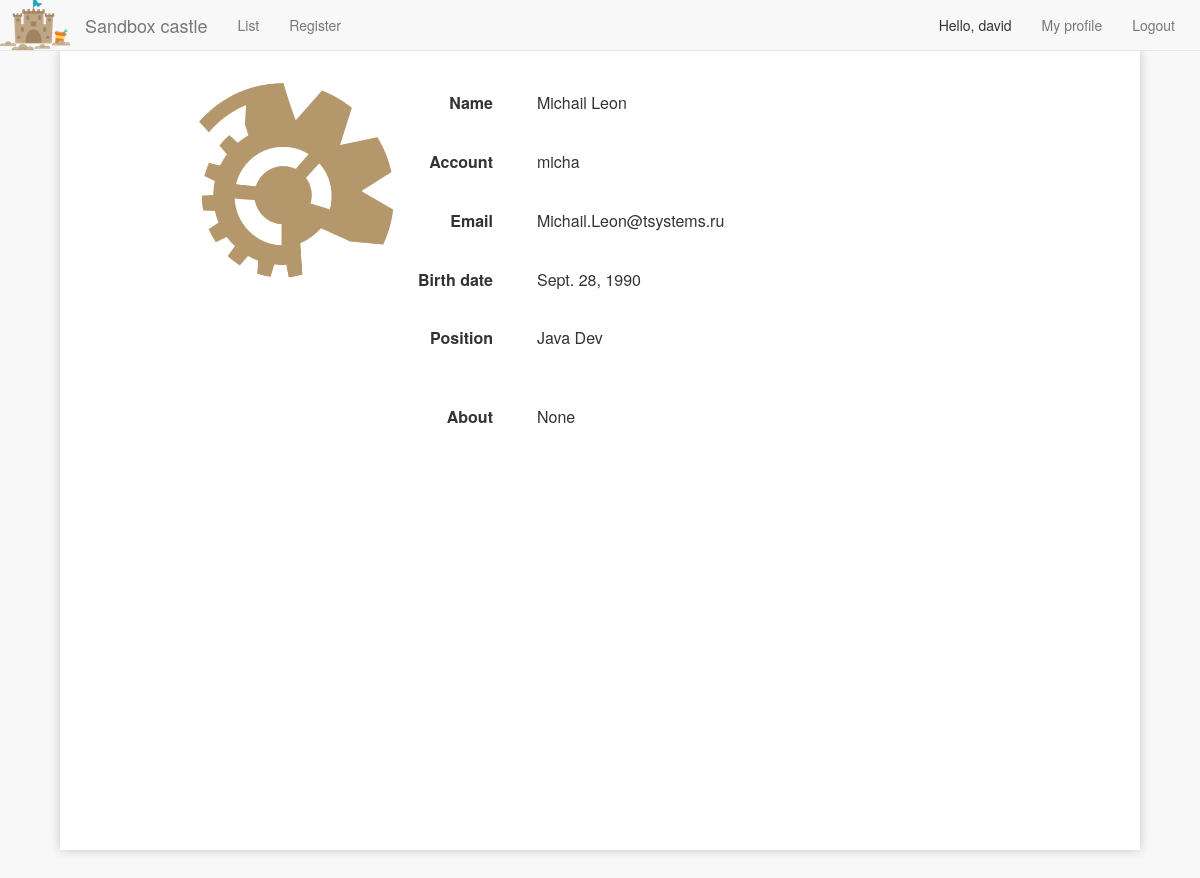
/user/micha/ (signed in), run on an earlier commit of the app's database.
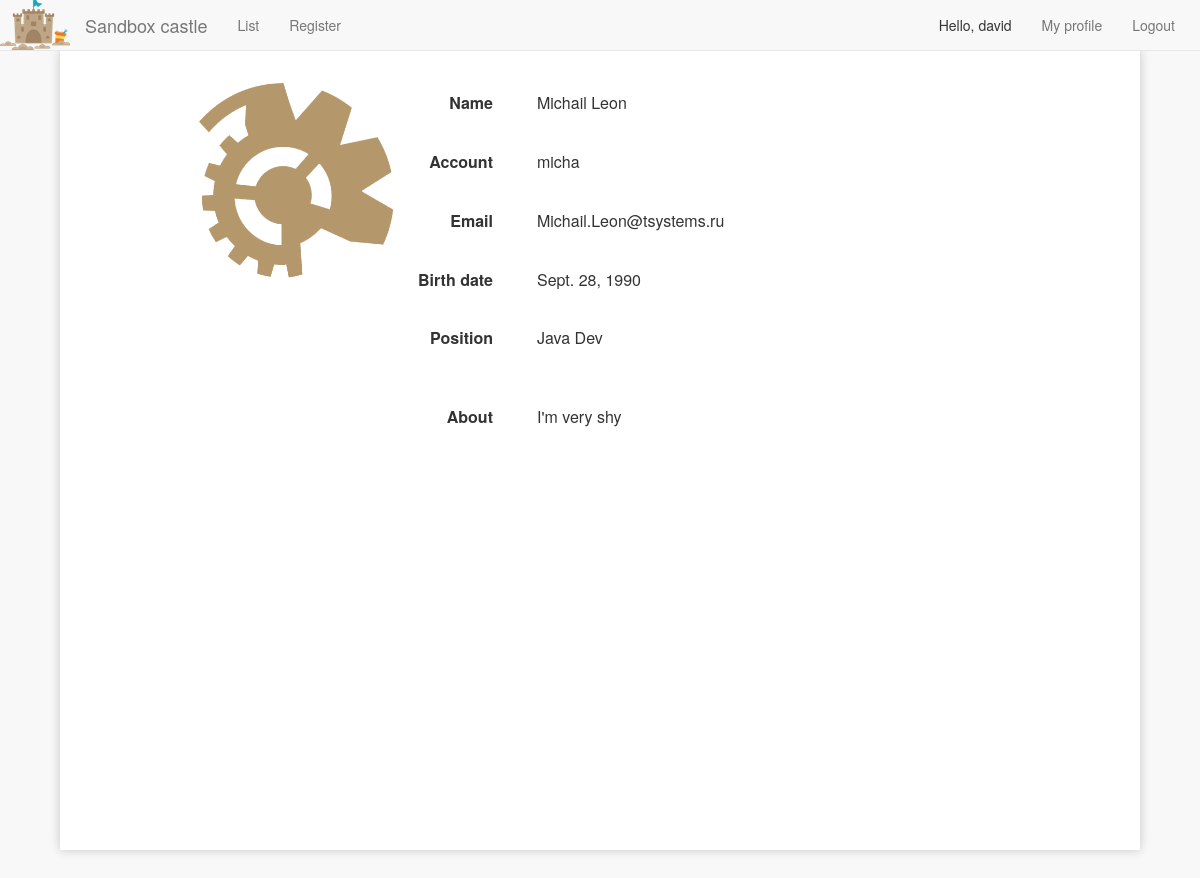
And on a later commit of the database.
### bug/models.py (models this page shows, shortened)
class Person(models.Model):
    account = models.CharField(max_length=30, primary_key=True)
    first_name = models.CharField(max_length=20, null=True)
    last_name = models.CharField(max_length=20, null=True)
    birthDate = models.DateField(null=True)
    email = models.CharField(max_length=40, null=True)
    sex = models.CharField(max_length=6)
    position = models.ForeignKey(Position, db_column="position", null=True)
    about = models.CharField(max_length=400, null=True)
    class Meta:
        db_table = 'person'

class Position(models.Model):
    position = models.CharField(max_length=40, primary_key=True)
    class Meta:
        db_table = 'position'
    def __unicode__(self):
        return self.position

### bug/views.py (the view, shortened to what this page needs)
# urls.py: url(r'^user/(?P<account>[a-zA-Z]+)/$', views.profile, name='profile'),
@login_required
def profile(request, account):
    if request.method == 'GET':
        positions = [row.position for row in Position.objects.all()]
        person = Person.objects.get(account=account)
        template = loader.get_template('profile.html')
        context = RequestContext(request, {
            'person': person,
            'current_profile': account,
            'positions': positions
        })
        return HttpResponse(template.render(context), content_type="text/html")

### bug/templates/profile.html (shortened to what this page needs)
{% load staticfiles %}
<html>
<head>
    <link rel="stylesheet" type="text/css" href="{% static "bower_components/bootstrap-datepicker/css/datepicker.css" %}">
    <link rel="stylesheet" type="text/css" href="{% static "bower_components/bootstrap/dist/css/bootstrap.css" %}">
    <link rel="stylesheet" type="text/css" href="{% static "js/style.css" %}">
</head>
<body>
{% include "navbar.html" with profile_page="true" current_profile=current_profile %}
<div class="container outer-big">
    <div class="container inner-big">
        <div class="col-md-2">
            <div class="row">
                <img src="{% static "img/profile.png" %}" alt="account image" style="width: 200px; height: 200px; -webkit-filter: hue-rotate(5deg) saturate(0.4);"/>
            </div>
        </div>
        <div class="col-md-10">
            <form id="edit_form">
            <dl id="user_data" class="dl-horizontal">
                <dt>Name</dt>
                <dd>
                    <span id="_firstname">{{ person.first_name }}</span> <span id="_lastname">{{ person.last_name }}</span>
                </dd>
                <dt>Account</dt>
                <dd>
                    <span id="_account">{{ person.account }}</span>
                </dd>
                <dt>Email</dt>
                <dd>
                    <span id="_email">{{ person.email }}</span>
                </dd>
                <dt>Birth date</dt>
                <dd>
                    <span id="_bday">{{ person.birthDate }}</span>
                </dd>
                <dt>Position</dt>
                <dd>
                    <span id="_position">{{ person.position }}</span>
                </dd>
                <dt style="margin-top: 20px">About</dt>
                <dd style="margin-top: 20px">
                    <span id="_about">{{ person.about }}</span>
                </dd>
            </dl>
            </form>
        </div>
    </div>
</div>
{% include "footer.html" %}
</body>
</html>

What changed in the data, as far as the page shows it:
changed Person "Michail": about "None" → "I'm very shy"
